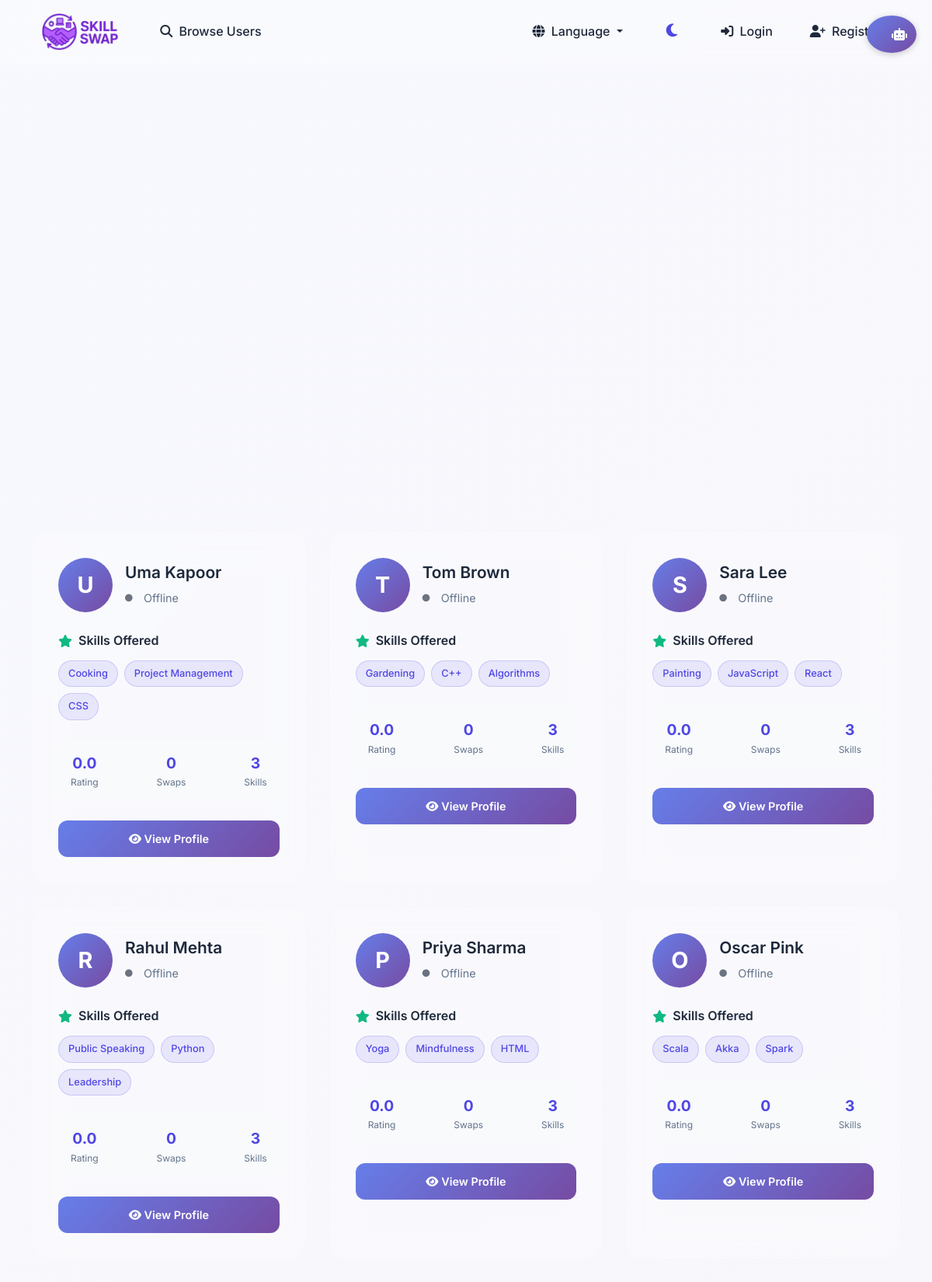
Screenshot of /browse (upper part) with the database file from the repository.
### models.py (models this page shows, shortened)
class User(db.Model):
    id = db.Column(db.Integer, primary_key=True)
    name = db.Column(db.String(80), nullable=False)
    email = db.Column(db.String(120), unique=True, nullable=False)
    password_hash = db.Column(db.String(128), nullable=True)  # Allow null for OAuth users
    location = db.Column(db.String(100))
    photo_url = db.Column(db.String(200))
    availability = db.Column(db.String(100))
    is_public = db.Column(db.Boolean, default=True)
    is_admin = db.Column(db.Boolean, default=False)
    is_banned = db.Column(db.Boolean, default=False)
    google_id = db.Column(db.String(50), unique=True, nullable=True)
    created_at = db.Column(db.DateTime, default=datetime.now)
    last_login = db.Column(db.DateTime, default=datetime.now)
    reset_token = db.Column(db.String(100), unique=True, nullable=True)
    reset_token_expires = db.Column(db.DateTime, nullable=True)
    skills = db.relationship('UserSkill', backref='user', lazy=True)
    sent_requests = db.relationship('SwapRequest', foreign_keys='SwapRequest.from_user_id', backref='requester', lazy=True)
    received_requests = db.relationship('SwapRequest', foreign_keys='SwapRequest.to_user_id', backref='receiver', lazy=True)
    def get_offered_skills(self):
        return [us.skill for us in self.skills if us.type == 'offered']
    def get_average_rating(self):
        try:
            from sqlalchemy import func
            result = db.session.query(func.avg(Feedback.rating))\
                .join(SwapRequest, ((SwapRequest.from_user_id == self.id) | (SwapRequest.to_user_id == self.id)))\
                .filter(Feedback.reviewer_id != self.id)\
                .scalar()
            return result or 0.0
        except Exception as e:
            print(f"Error calculating average rating: {e}")
            return 0.0
    def get_completed_swaps_count(self):
        try:
            count = db.session.query(SwapRequest)\
                .filter(((SwapRequest.from_user_id == self.id) | (SwapRequest.to_user_id == self.id)) &
                       (SwapRequest.status == 'completed'))\
                .count()
            return count
        except Exception as e:
            print(f"Error counting completed swaps: {e}")
            return 0

class Skill(db.Model):
    id = db.Column(db.Integer, primary_key=True)
    name = db.Column(db.String(100), unique=True, nullable=False)

### routes.py (the view)
@main.route('/browse')
def browse():
    search_query = request.args.get('search', '')
    skill_filter = request.args.get('skill', '')
    availability_filter = request.args.get('availability', '')
    location_filter = request.args.get('location', '')
    sort_by = request.args.get('sort', 'newest')
    page = request.args.get('page', 1, type=int)
    per_page = 12  # Number of users per page
    query = User.query.filter_by(is_public=True, is_banned=False)
    if search_query:
        query = query.filter(User.name.ilike(f'%{search_query}%'))
    if skill_filter:
        skill = Skill.query.filter_by(name=skill_filter).first()
        if skill:
            user_ids = [us.user_id for us in UserSkill.query.filter_by(skill_id=skill.id, type='offered').all()]
            if user_ids:
                query = query.filter(User.id.in_(user_ids))
    if availability_filter:
        query = query.filter(User.availability.ilike(f'%{availability_filter}%'))
    if location_filter:
        query = query.filter(User.location.ilike(f'%{location_filter}%'))
    if sort_by == 'rating':
        query = query.order_by(User.name)
    elif sort_by == 'active':
        query = query.order_by(User.last_login.desc())
    elif sort_by == 'skills':
        query = query.order_by(User.name)
    else:  # newest
        query = query.order_by(User.created_at.desc())
    total_users = query.count()
    total_pages = (total_users + per_page - 1) // per_page  # Ceiling division
    offset = (page - 1) * per_page
    users = query.offset(offset).limit(per_page).all()
    all_skills = Skill.query.all()
    availabilities = db.session.query(User.availability).distinct().all()
    availabilities = [a[0] for a in availabilities if a[0]]
    locations = db.session.query(User.location).distinct().all()
    locations = [l[0] for l in locations if l[0]]
    now = datetime.now()
    current_user = get_current_user() if is_logged_in() else None
    return render_template('browse.html',
                          users=users,
                          skills=all_skills,
                          availabilities=availabilities,
                          locations=locations,
                          search_query=search_query,
                          skill_filter=skill_filter,
                          availability_filter=availability_filter,
                          location_filter=location_filter,
                          sort_by=sort_by,
                          current_page=page,
                          total_pages=total_pages,
                          total_users=total_users,
                          now=now,
                          current_user=current_user)

### auth_helpers.py (called while the page is built)
def is_logged_in():
    if 'user_id' in session:
        return True
    return False

### templates/browse.html (shortened to what this page needs)
{% extends "base.html" %}
{% block content %}
<div class="browse-container">
    <div class="container">
        <div class="users-grid" id="usersContainer">
            {% if users %}
                {% for user in users %}
                    <div class="user-card glow-card visible">
                        <div class="user-header">
                            {% if user.photo_url %}
                                <img src="{{ url_for('static', filename=user.photo_url) }}" alt="{{ user.name }}" class="user-avatar">
                            {% else %}
                                <div class="user-avatar-placeholder">{{ user.name[0] }}</div>
                            {% endif %}
                            <div class="user-info">
                                <h3>{{ user.name }}</h3>
                                <div class="user-meta">
                                    <div class="meta-item">
                                        {% if user.last_login and (now - user.last_login).total_seconds() < 3600 %}
                                            <i class="fas fa-circle" style="color: #10b981; font-size: 0.6rem;"></i> Online
                                        {% else %}
                                            <i class="fas fa-circle" style="color: #6b7280; font-size: 0.6rem;"></i> Offline
                                        {% endif %}
                                    </div>
                                </div>
                            </div>
                        </div>
                        <div class="user-skills">
                            <div class="skills-title">
                                <i class="fas fa-star"></i>
                                Skills Offered
                            </div>
                            <div class="skill-tags">
                                {% set offered_skills = user.get_offered_skills() %}
                                {% for skill in offered_skills[:4] %}
                                    <span class="skill-tag">{{ skill.name }}
                                    </span>
                                {% endfor %}
                            </div>
                        </div>
                        <div class="user-stats">
                            <div class="stat-item">
                                <span class="stat-number">{{ user.get_average_rating()|round(1) }}</span>
                                <div class="stat-label">Rating</div>
                            </div>
                            <div class="stat-item">
                                <span class="stat-number">{{ user.get_completed_swaps_count() }}</span>
                                <div class="stat-label">Swaps</div>
                            </div>
                            <div class="stat-item">
                                <span class="stat-number">{{ user.get_offered_skills()|length }}</span>
                                <div class="stat-label">Skills</div>
                            </div>
                        </div>
                        <div class="user-actions">
                            <a href="{{ url_for('main.public_profile', user_id=user.id) }}" class="btn-action {% if not current_user or current_user.id == user.id %}btn-primary-action{% else %}btn-outline-action{% endif %}">
                                <i class="fas fa-eye"></i>
                                View Profile
                            </a>
                        </div>
                    </div>
                {% endfor %}
            {% endif %}
        </div>
    </div>
</div>
{% endblock %}

### static/css/style.css (style rules this page uses)
:root { --primary-color: #4f46e5; --secondary-color: #06b6d4; --accent-color: #10b981; --bg-primary: #ffffff; --bg-secondary: #f8fafc; --bg-glass: rgba(255, 255, 255, 0.25); --text-primary: #1e293b; --text-secondary: #64748b; --border-color: rgba(255, 255, 255, 0.2); --shadow-light: 0 8px 32px rgba(0, 0, 0, 0.1); --shadow-heavy: 0 20px 60px rgba(0, 0, 0, 0.15); --gradient-primary: linear-gradient(135deg, #667eea 0%, #764ba2 100%); --gradient-secondary: linear-gradient(135deg, #f093fb 0%, #f5576c 100%); --gradient-accent: linear-gradient(135deg, #4facfe 0%, #00f2fe 100%); }
* { margin: 0; padding: 0; box-sizing: border-box; }
body { font-family: 'Inter', -apple-system, BlinkMacSystemFont, 'Segoe UI', 'Roboto', sans-serif; background: var(--bg-primary); color: var(--text-primary); line-height: 1.6; transition: all 0.3s ease; overflow-x: hidden; }
body::before { content: ''; position: fixed; top: 0; left: 0; width: 100%; height: 100%; background: var(--gradient-primary); opacity: 0.05; z-index: -1; animation: gradientShift 15s ease infinite; }

### templates/browse.html (style rules this page uses)
.browse-container { padding: 2rem 0; min-height: 100vh; }
.users-grid { display: grid; grid-template-columns: repeat(auto-fill, minmax(320px, 1fr)); gap: 2rem; margin-bottom: 3rem; }
.user-card { background: var(--bg-glass); backdrop-filter: blur(20px); border: 1px solid var(--border-color); border-radius: 20px; padding: 2rem; transition: all 0.4s ease; position: relative; overflow: hidden; cursor: pointer; opacity: 0; transform: translateY(30px); }
.user-card.visible { opacity: 1; transform: translateY(0); }
.user-card::before { content: ''; position: absolute; top: 0; left: -100%; width: 100%; height: 100%; background: var(--gradient-primary); opacity: 0.05; transition: left 0.3s ease; }
.glow-card { position: relative; }
.glow-card::after { content: ''; position: absolute; top: -2px; left: -2px; right: -2px; bottom: -2px; background: var(--gradient-primary); border-radius: inherit; z-index: -1; opacity: 0; transition: opacity 0.3s ease; filter: blur(15px); }
.user-header { display: flex; align-items: center; margin-bottom: 1.5rem; }
.user-avatar-placeholder { width: 70px; height: 70px; border-radius: 50%; background: var(--gradient-primary); display: flex; align-items: center; justify-content: center; color: white; font-size: 1.8rem; font-weight: 700; margin-right: 1rem; transition: all 0.3s ease; }
.user-info h3 { color: var(--text-primary); margin: 0 0 0.5rem 0; font-size: 1.3rem; font-weight: 600; }
.user-meta { display: flex; flex-direction: column; gap: 0.25rem; }
.meta-item { display: flex; align-items: center; color: var(--text-secondary); font-size: 0.9rem; }
.meta-item i { color: var(--primary-color); margin-right: 0.5rem; width: 16px; }
.user-skills { margin-bottom: 1.5rem; }
.skills-title { font-size: 1rem; font-weight: 600; color: var(--text-primary); margin-bottom: 0.75rem; display: flex; align-items: center; }
.skills-title i { color: var(--accent-color); margin-right: 0.5rem; }
.skill-tags { display: flex; flex-wrap: wrap; gap: 0.5rem; }
.skill-tag { background: rgba(79, 70, 229, 0.1); color: var(--primary-color); padding: 0.375rem 0.75rem; border-radius: 20px; font-size: 0.8rem; font-weight: 500; border: 1px solid rgba(79, 70, 229, 0.2); transition: all 0.3s ease; }
.user-stats { display: flex; justify-content: space-between; margin-bottom: 1.5rem; padding: 1rem; background: var(--bg-secondary); border-radius: 12px; }
.stat-item { text-align: center; }
.stat-number { font-size: 1.2rem; font-weight: 700; color: var(--primary-color); display: block; }
.stat-label { font-size: 0.75rem; color: var(--text-secondary); }
.user-actions { display: flex; gap: 0.75rem; }
.btn-action { flex: 1; padding: 0.75rem 1rem; border-radius: 12px; font-size: 0.9rem; font-weight: 600; text-decoration: none; text-align: center; transition: all 0.3s ease; border: none; cursor: pointer; position: relative; overflow: hidden; }
.btn-action::before { content: ''; position: absolute; top: 0; left: -100%; width: 100%; height: 100%; background: linear-gradient(90deg, transparent, rgba(255, 255, 255, 0.2), transparent); transition: left 0.5s ease; }
.btn-primary-action { background: var(--gradient-primary); color: white; }
html { scroll-behavior: smooth; }

### rows the page displays
User: name "U", name "Uma Kapoor", shows "Offline", get_average_rating "0.0", get_completed_swaps_count "0", get_offered_skills|length "3"
Skill: name "Cooking"
Skill: name "Project Management"
Skill: name "CSS"
User: name "T", name "Tom Brown", shows "Offline", get_average_rating "0.0", get_completed_swaps_count "0", get_offered_skills|length "3"
Skill: name "Gardening"
Skill: name "C++"
Skill: name "Algorithms"
User: name "S", name "Sara Lee", shows "Offline", get_average_rating "0.0", get_completed_swaps_count "0", get_offered_skills|length "3"
Skill: name "Painting"
Skill: name "JavaScript"
Skill: name "React"
User: name "R", name "Rahul Mehta", shows "Offline", get_average_rating "0.0", get_completed_swaps_count "0", get_offered_skills|length "3"
Skill: name "Public Speaking"
Skill: name "Python"
Skill: name "Leadership"
User: name "P", name "Priya Sharma", shows "Offline", get_average_rating "0.0", get_completed_swaps_count "0", get_offered_skills|length "3"
Skill: name "Yoga"
Skill: name "Mindfulness"
Skill: name "HTML"
User: name "O", name "Oscar Pink", shows "Offline", get_average_rating "0.0", get_completed_swaps_count "0", get_offered_skills|length "3"
Skill: name "Scala"
Skill: name "Akka"
Skill: name "Spark"
